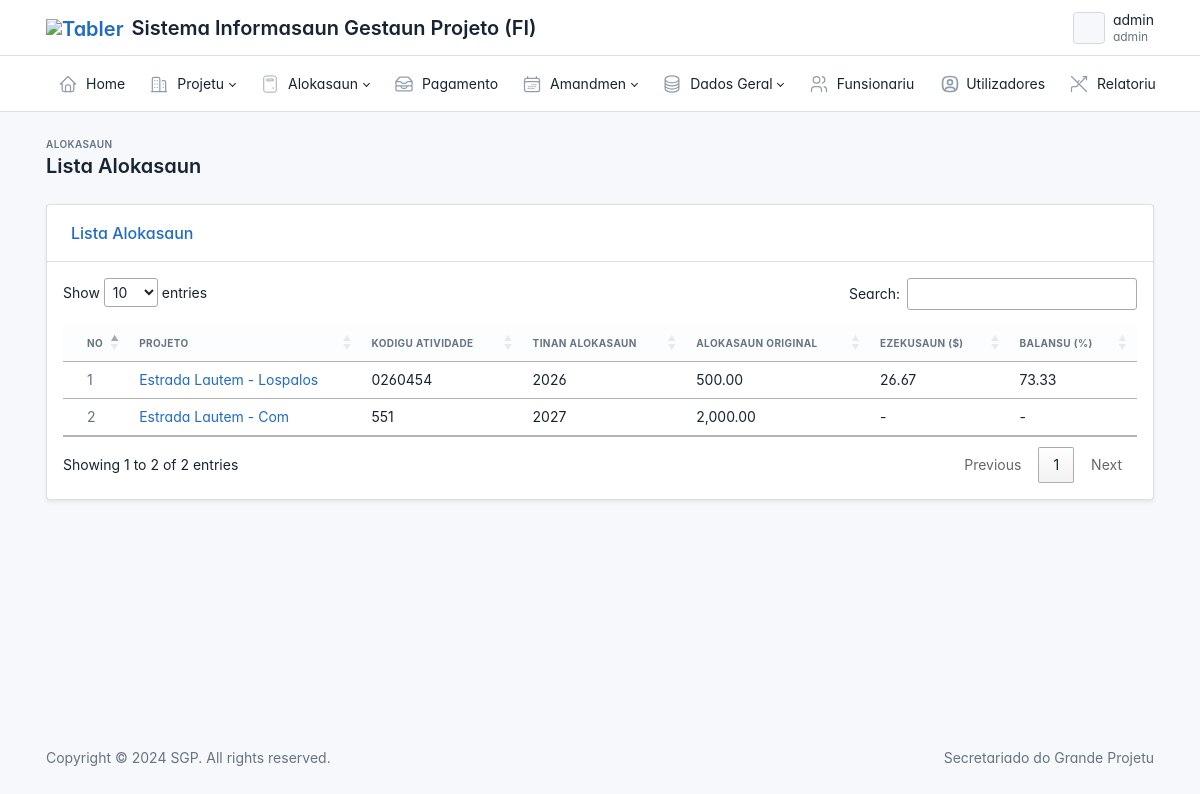
Before: /allocation-transferencia/alloc-lists/ (signed in) with the older database file.
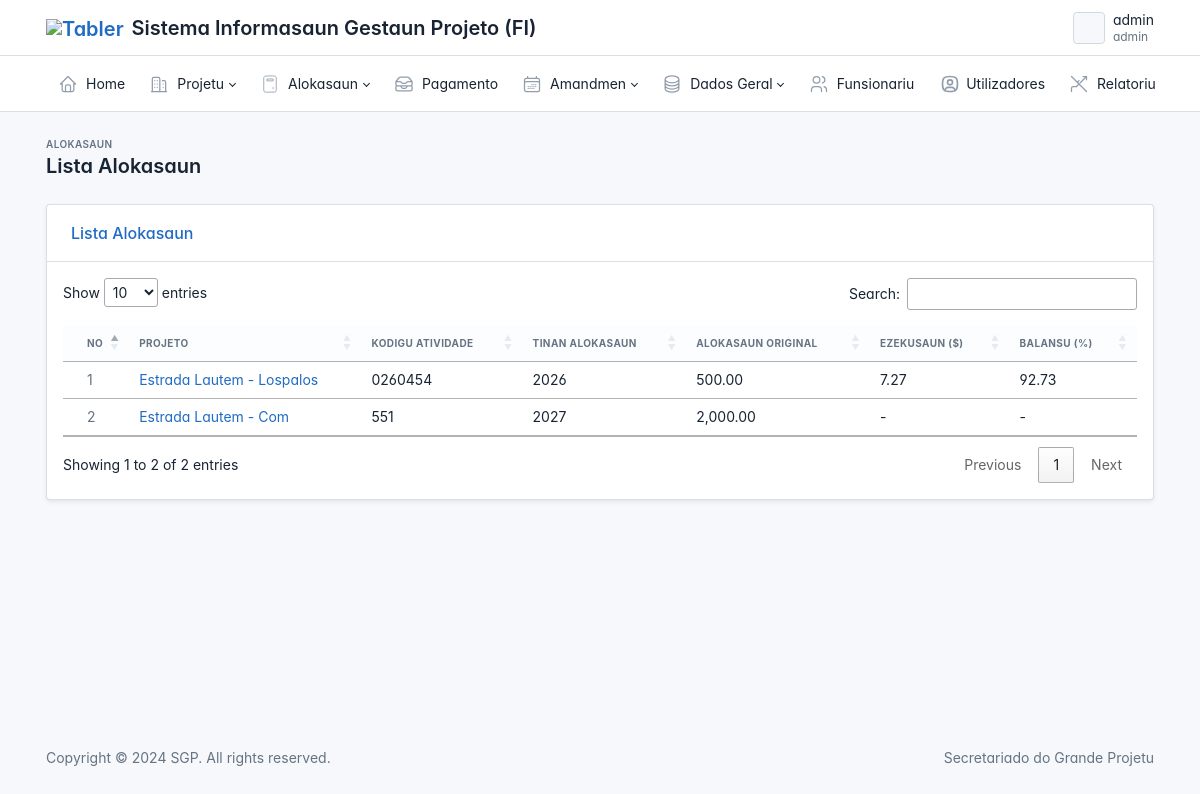
After: the same page with the newer database file.
### allocation/models.py (models this page shows, shortened)
class Allocation(models.Model):
    project = models.ForeignKey(Project, on_delete=models.CASCADE, null=True, blank=True, related_name="project_allocation")
    activity_code = models.CharField(max_length=50, null=True, blank=True, verbose_name="Kodigo Atividade")
    year = models.ForeignKey(Ano, on_delete=models.CASCADE, null=True, blank=True, related_name="project_allocation_year")
    allocation_original = models.DecimalField(max_digits=11, decimal_places=2, null=True, blank=True, verbose_name="Montante Alokasaun")
    allocation_total = models.DecimalField(max_digits=11, decimal_places=2, null=True, blank=True, verbose_name="Montante Alokasaun Total")
    execution_amount = models.DecimalField(max_digits=11, decimal_places=2, null=True, blank=True, verbose_name="Montante Ezekusaun")
    execution_percent = models.DecimalField(max_digits=5, decimal_places=2, null=True, blank=True, verbose_name="Taxa Ezekusaun (%)")
    contract_balance = models.DecimalField(max_digits=11, decimal_places=2, null=True, blank=True, verbose_name="Balansu Alokasaun")
    balance_percent = models.DecimalField(max_digits=5, decimal_places=2, null=True, blank=True, verbose_name="Balansu Ezekusaun (%)")
    datetime = models.DateTimeField(auto_now_add=True, null=True, blank=True)
    is_lock = models.BooleanField(default=False, null=True, blank=True)
    is_active = models.BooleanField(default=False, null=True, blank=True)
    user = models.ForeignKey(User, on_delete=models.CASCADE, null=True, blank=True)
    uuid = models.UUIDField(default=uuid.uuid4, editable=False, unique=True, null=True, blank=True)

### project/models.py (models this page shows, shortened)
class Project(models.Model):
    name = models.CharField(max_length=500, verbose_name="Projeto")
    activity_code = models.CharField(max_length=50, null=True, blank=True, verbose_name="Kodigo Atividade")
    program = models.ForeignKey(Program, on_delete=models.CASCADE, null=True, blank=True, verbose_name="Programa", related_name="project_program")
    sub_program = models.ForeignKey(SubProgram, on_delete=models.CASCADE, null=True, blank=True, verbose_name="Sub Programa", related_name="project_sub_program")
    owner = models.ForeignKey(Owner, on_delete=models.CASCADE, null=True, blank=True, related_name="project_owner")
    fund = models.ForeignKey(Fund, on_delete=models.CASCADE, null=True, blank=True, verbose_name="Fontes Orsamento", related_name="project_fund")
    type = models.ForeignKey(Type, on_delete=models.CASCADE, null=True, blank=True, verbose_name="Tipo Projeto", related_name='project_type')
    year = models.ForeignKey(Ano, on_delete=models.CASCADE, null=True, blank=True, verbose_name="Tinan Plano Projeto", related_name='project_year')
    owner_estimation = models.DecimalField(max_digits=11, decimal_places=2, blank=True, null=True)
    is_active = models.BooleanField(default=False, null=True, blank=True)
    datetime = models.DateTimeField(auto_now_add=True, null=True, blank=True)
    user = models.ForeignKey(User, on_delete=models.CASCADE, null=True,  blank=True, related_name="project_user")
    uuid = models.UUIDField(default=uuid.uuid4, editable=False, unique=True, null=True, blank=True)
    class Meta:
        verbose_name = "Projeto"
        verbose_name_plural = "Lista Projeto"

### custom/models.py (models this page shows)
class Ano(models.Model):
    ano = models.IntegerField()
    def __str__(self):
        return str(self.ano)

### main/decorators.py (the view)
        def wrapper_func(request, *args, **kwargs):
            group = None
            if request.user.groups.all()[0].name:
                group = request.user.groups.all()[0].name
            if group in allow_roles:
                return view_func(request, *args, **kwargs)
            else:
                return render(request, 'layout/403.html')

### allocation/views.py (called while the page is built)
@login_required
@allow_user(allow_roles=['admin', 'finance', 'diretor'])
def AllocationLists(request):
    group = request.user.groups.all()[0].name
    latest_allocation = Allocation.objects.filter(
        project_id=OuterRef('project_id')
    ).order_by('-id').values('id')[:1]
    data = Allocation.objects.filter(id=Subquery(latest_allocation))
    conteudo = {
        "title" : "Lista Alokasaun",
        'data' : data,
        'group': group
    }
    return render(request, 'allocation/list.html', conteudo)

### main/context_processors.py (called while the page is built)
def user_group(request):
    group_name = None
    if request.user.is_authenticated and request.user.groups.exists():
        group_name = request.user.groups.first().name
    return {
        'user_group': group_name
    }

### allocation/templates/allocation/list.html (shortened to what this page needs)
{% extends 'layout/base.html' %}
{% load humanize %}
{% block content %}
{% load static %}
<div class="page-wrapper">
    <div class="page-header d-print-none">
        <div class="container-xl">
            <div class="row g-2 align-items-center">
                <div class="col">
                    <div class="page-pretitle">Alokasaun</div>
                    <h2 class="page-title">{{ title }}</h2>
                </div>
            </div>
        </div>
    </div>
    <div class="page-body">
        <div class="container-xl">
            <div class="card shadow-sm">
                <div class="card-header justify-content-between align-items-center bg-transparent">
                    <h3 class="card-title text-primary font-weight-bold">{{title}}</h3>
                </div>
                <div class="card-body p-0">
                    <div id="table-default" class="table-responsive p-3">
                        <table id="myTable" class="table table-vcenter table-hover card-table">
                            <thead>
                                <tr>
                                    <th class="w-1">No</th>
                                    <th>Projeto</th>
                                    <th>Kodigu Atividade</th>
                                    <th>Tinan Alokasaun</th>
                                    <th>Alokasaun Original</th>
                                    <th>Ezekusaun ($)</th>
                                    <th>Balansu (%)</th>
                                </tr>
                            </thead>
                            <tbody class="table-tbody">
                                {% for data in data %}
                                <tr>
                                    <td class="text-muted">{{ forloop.counter }}</td>
                                    <td class="font-weight-medium text-dark">
                                        <a href="{% url 'proj-detail' data.project.uuid %}#alokasaun-transferencia">{{ data.project.name }}</a>
                                    </td>
                                    <td>{{data.activity_code|default:"-"}}</td>
                                    <td>{{data.year|default:"-"}}</td>
                                    <td>{{data.allocation_original|default:"-"|intcomma}}</td>
                                    <td>{{data.execution_percent|default:"-"|intcomma}}</td>
                                    <td>{{data.balance_percent|default:"-"}}</td>
                                </tr>
                                {% endfor %}
                            </tbody>
                        </table>
                    </div>
                </div>
            </div>
        </div>
    </div>
</div>
{% endblock content %}
{% block script %}
<link rel="stylesheet" href="https://cdn.datatables.net/1.13.7/css/jquery.dataTables.min.css">
<link rel="stylesheet" href="https://cdn.datatables.net/buttons/2.4.2/css/buttons.dataTables.min.css">
<link rel="stylesheet" href="https://cdn.datatables.net/searchbuilder/1.6.0/css/searchBuilder.dataTables.min.css">
{% endblock script %}

Changed rows visible on the page:
changed Allocation "Estrada Lautem - Lospalos": execution_percent "26.67" → "7.27"; balance_percent "73.33" → "92.73"
